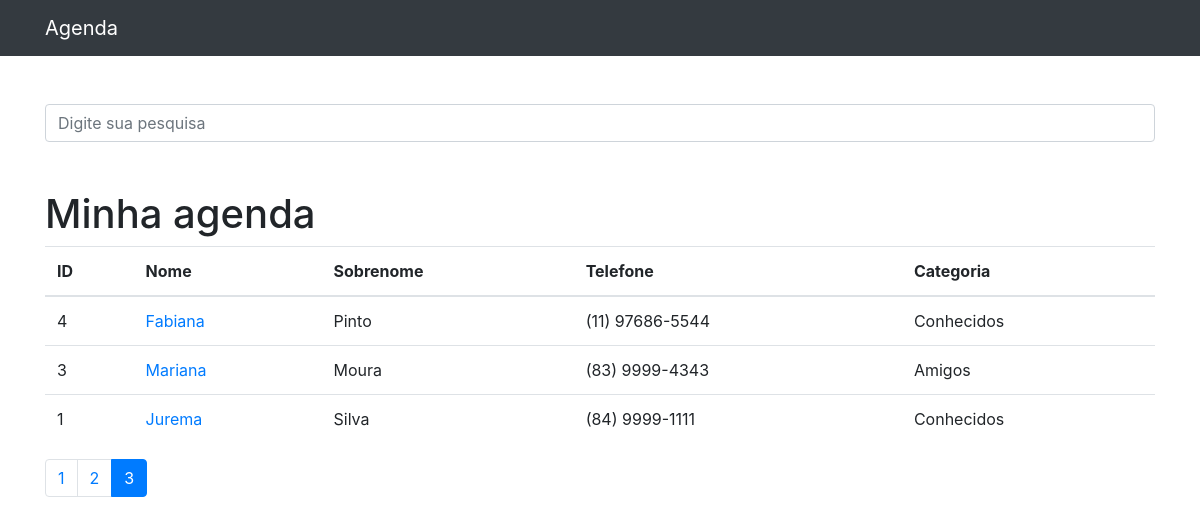
The page /?p=3&termo= on the database its author committed.
### contatos/models.py (models this page shows, shortened)
class Contato(models.Model):
    nome = models.CharField(max_length=255)
    sobrenome = models.CharField(max_length=255, blank=True)
    telefone = models.CharField(max_length=255)
    email = models.CharField(max_length=255, blank=True)
    data_criacao = models.DateTimeField(default=timezone.now)
    descricao = models.TextField(blank=True)
    categoria = models.ForeignKey(Categoria, on_delete=models.DO_NOTHING)
    mostrar = models.BooleanField(default=True)
    foto = models.ImageField(blank=True, upload_to='fotos/%Y/%m/')

class Categoria(models.Model):
    nome = models.CharField(max_length=150)
    def __str__(self):
        return self.nome

### contatos/views.py (the view)
# urls.py: path('', views.index, name='index'),
def index(request):
    contatos = Contato.objects.order_by('-id').filter(mostrar=True)
    paginator = Paginator(contatos, 10)
    page = request.GET.get('p')
    contatos = paginator.get_page(page)
    return render(request, 'contatos/index.html', {
        'contatos': contatos
    })

### contatos/templates/contatos/index.html
{% extends 'base.html' %}
{% block conteudo %}
<h1 class="mt-5">Minha agenda</h1>
<table class="table">
    <thead>
    <tr>
        <th>ID</th>
        <th>Nome</th>
        <th>Sobrenome</th>
        <th>Telefone</th>
        <th>Categoria</th>
    </tr>
    </thead>
    <tbody>
    {% for contato in contatos %}
    <tr>
        <td>{{ contato.id }}</td>
        <td>
            <a href="{% url 'detalhes_contato' contato.id %}">{{ contato.nome }}</a>
        </td>
        <td>{{ contato.sobrenome }}</td>
        <td>{{ contato.telefone }}</td>
        <td>{{ contato.categoria }}</td>
    </tr>
    {% endfor %}
    </tbody>
</table>
<nav aria-label="Page navigation example">
    <ul class="pagination">
        {% for pagina in contatos.paginator.page_range %}
            {% if contatos.number == pagina %}
            <li class="page-item active">
                <a class="page-link" href="?p={{ pagina }}&termo={{ request.GET.termo }}">{{ pagina }}</a>
            </li>
            {% else %}
            <li class="page-item">
                <a class="page-link" href="?p={{ pagina }}&termo={{ request.GET.termo }}">{{ pagina }}</a>
            </li>
            {% endif %}
        {% endfor %}
    </ul>
</nav>
{% endblock %}

### rows shown on the page
Contato: id "4", nome "Fabiana", sobrenome "Pinto", telefone "(11) 97686-5544", categoria "Conhecidos"
Contato: id "3", nome "Mariana", sobrenome "Moura", telefone "(83) 9999-4343", categoria "Amigos"
Contato: id "1", nome "Jurema", sobrenome "Silva", telefone "(84) 9999-1111", categoria "Conhecidos"

### other values the page prints
{{ pagina }} "1" "2"
{{ pagina }} "3"
